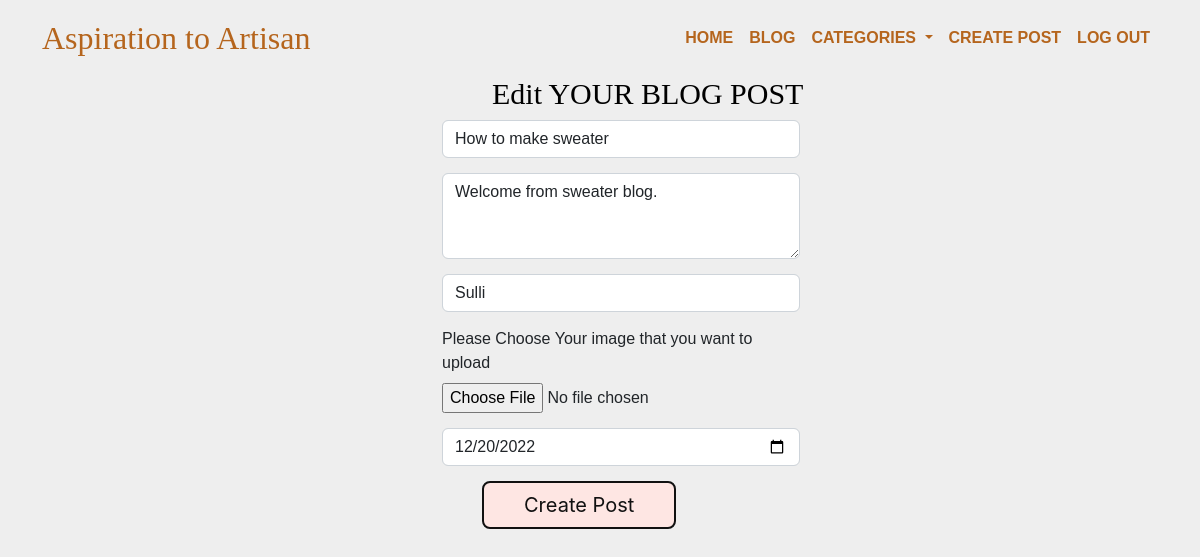
The app's page /blog/edit/8 (signed in), older data.
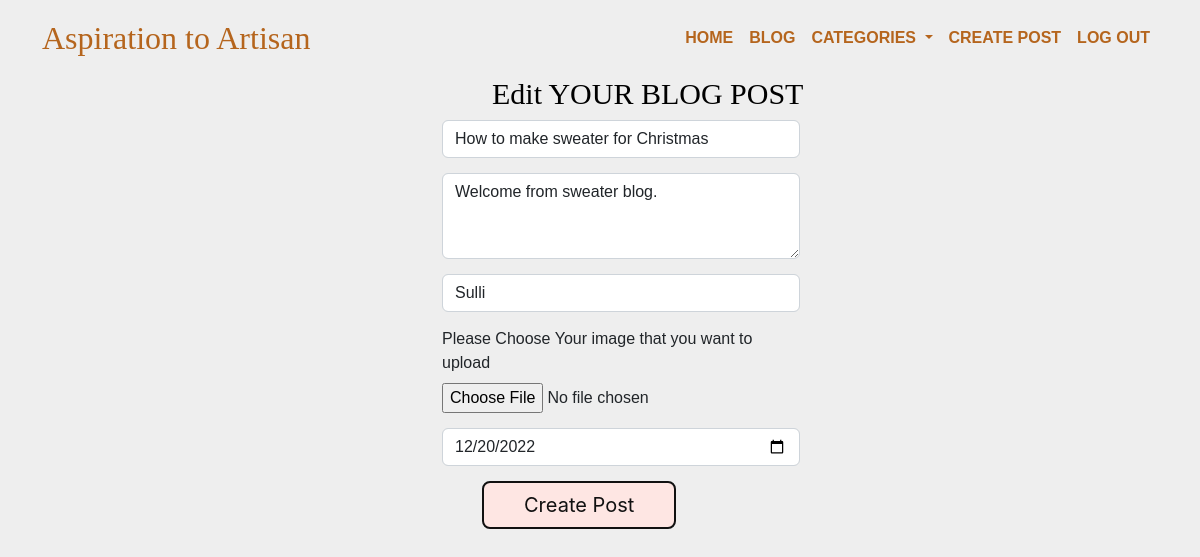
The same page, newer data.
### Artisan/model.py (models this page shows)
class Cards(db.Model,UserMixin):
    card_id = db.Column(db.Integer,primary_key=True)
    title = db.Column(db.String(255),nullable=False)
    content = db.Column(db.Text)
    author = db.Column(db.String(255),nullable=False)
    created_date = db.Column(db.DateTime,default=datetime.utcnow)
    image_url = db.Column(db.String(255), nullable=False)
    user_id = db.Column(db.Integer,db.ForeignKey('user.id'))

### Artisan/routes.py (the view, shortened to what this page needs)
@app.route('/blog/edit/<int:id>',methods=["GET","POST"])
@login_required
def editPost(id):
    updatecard = Cards.query.get_or_404(id)
    form = BlogPostForm()
    id = current_user.id
    if id == updatecard.owned_user.id:
        form.title.data =  updatecard.title
        form.content.data = updatecard.content
        form.author.data = updatecard.author
        form.created_date.data = updatecard.created_date
        form.image.data = updatecard.image_url
        return render_template('editPost.html',form=form,id=updatecard.card_id)
    else:
        flash(f'Only Allow User can Edit post',category='warning')
        cards = Cards.query.order_by(Cards.created_date)
        return render_template('Blog.html',cards=cards)

### Artisan/form.py
class BlogPostForm(FlaskForm):
    title = StringField(label='title',validators=[DataRequired()])
    content = TextAreaField(label='content',validators=[DataRequired()])
    author = StringField(label='author',validators=[DataRequired()])
    created_date = DateField(label='created_dae',validators=[DataRequired()])
    image = StringField (label='image')
    create = SubmitField(label='Create Post')

### Artisan/routes.py (called while the page is built)
@login_manager.user_loader
def load_user(user_id):
    return User.query.get(int(user_id))

### Artisan/templates/editPost.html (shortened to what this page needs)
{% extends "layout.html" %}
{% block main %}
<div class="container">
    <div style="margin-left: 400px;">
    <h3> Edit YOUR BLOG POST </h3>
    <form  method="post" enctype="multipart/form-data" >
        <div class="col-md-6 ">
          {{ form.title(class="form-control",placeholder="Enter Title")}}
        </div>
        <div class="col-md-6 formpad">
          {{ form.content(class="form-control",id="exampleFormControlTextarea1", rows="3",placeholder="Content")}}
        </div>
        <div class="col-md-6 formpad">
            {{ form.author(class="form-control",placeholder="Enter Your Name")}}
        </div>
        <div class="col-md-6 formpad">
            <label for="formFile" class="form-label">Please Choose Your image that you want to upload</label>
            {{ form.image(class="form-control-file",type="file", id="formFile",placeholder="Image")}}
          </div>
        <div class="col-md-6 formpad">
            {{ form.created_date(class="form-control",placeholder="Content")}}
        </div>
        <div class="formpad">
            {{ form.create(class="btn button-56 buttonpad ")}}
        </div>
    </form>
</div>
</div>
{% endblock %}

### Artisan/templates/layout.html (shortened to what this page needs)
<!DOCTYPE html>
<html lang="en">
    <head>
      <link href="https://cdn.jsdelivr.net/npm/bootstrap@5.2.0/dist/css/bootstrap.min.css" rel="stylesheet">
        <link href="/static/styles.css" rel="stylesheet">
    </head>
    <body>
      <nav class="navbar navbar-expand-lg " >
        <div class="container">
        <a id="logo" >Aspiration to Artisan</a>
        <div class="collapse navbar-collapse" id="navbarSupportedContent">
          {% if session["user_id"] %}
            <ul class="navbar-nav ms-auto" >
              <li class="nav-item">
                <a class="nav-link active" aria-current="page" href="/">HOME</a>
              </li>
              <li class="nav-item">
                <a class="nav-link" href="/blog">BLOG</a>
              </li>
              <li class="nav-item dropdown">
                <a class="nav-link dropdown-toggle" href="#" role="button" data-bs-toggle="dropdown" aria-expanded="false">
                  CATEGORIES
                </a>
              </li>
              <li class="nav-item">
                <a class="nav-link " href="/createpost">CREATE POST</a>
              </li>
              <li class="nav_item">
                <a class="nav-link " href="/logout">LOG OUT</a>
              </li>
            </ul>
          {% endif %}
          </div>
        </div>
      </nav>
      {% block main %}
      {% endblock %}
    </body>
</html>

### Artisan/static/styles.css (style rules this page uses)
html,body { height: 100%; background-color: #eeeeee; margin:0; padding:0; font-family:Calibre,Sans-Serif; }
#logo { color:#b5651d ; transition: color 400ms linear; font-weight:400; font-size:2em; font-family: IM FELL Double Pica; line-height:60px; }
.nav-link { color:#b5651d !important; font-weight:700 !important; }
.button-56 { align-items: center; background-color: #fee6e3; border: 2px solid #111; border-radius: 8px; box-sizing: border-box; color: #111; cursor: pointer; display: flex; font-family: Inter,sans-serif; font-size: 20px; height: 48px; justify-content: center; line-height: 24px; max-width: 100%; padding: 0 25px; position: relative; text-align: center; text-decoration: none; user-select: none; -webkit-user-select: none; touch-action: manipulation; }
.button-56:after { background-color: #111; border-radius: 8px; content: ""; display: block; height: 48px; left: 0; width: 100%; position: absolute; top: -2px; transform: translate(8px, 8px); transition: transform .2s ease-out; z-index: -1; }
@media (min-width: 768px) { .button-56 { padding: 0 40px; } }
h3 { margin-left:50px; color: black; font-weight:300px; font-size: 30px; font-family: elmessiri-semibold; }
.formpad { padding-top:15px; }
.buttonpad { margin-left:40px; }

Row changes from the older to the newer data that the page shows:
changed Cards "Welcome from sweater blog.": title "How to make sweater" → "How to make sweater for Christmas"
